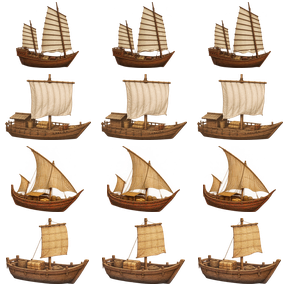
#> input picture tide-pact/art/port_boats.png, 288 x 288 px
$ python make_port_maps.py
#> lines starting #> are read from the running program, lines starting #| are printed output that depends on the picture
#> in main, frames is the input picture: PIL image 288x288 RGBA; mean R, G, B, A 66.3, 49.2, 33.9, 87.4
### tide-pact/tools/make_art.py
"""Prepare indexed illustrations and build the sailing and cannon sprite sheets."""
import argparse
import math
import struct
from pathlib import Path

from PIL import Image, ImageDraw, ImageOps

ASSETS = Path(__file__).resolve().parents[1] / "art"


def texture_bytes(image):
    rgb = image.convert("RGB").quantize(colors=255, dither=Image.Dither.NONE)
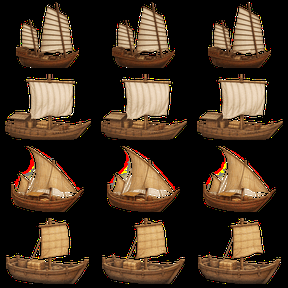
#> rgb: PIL image 288x288 P; mean R, G, B 66.2, 49.2, 33.8
    colors = rgb.getpalette()[:768]
#> colors = 765 values, max 255 at index 0, min 0 at index 20, mean 116.4
    colors += [0] * (768 - len(colors))
#> colors = 768 values, max 255 at index 0, min 0 at index 20, mean 116
    palette = [((r >> 3) << 11) | ((g >> 2) << 5) | (b >> 3)
               for r, g, b in zip(colors[::3], colors[1::3], colors[2::3])]
#> palette = 256 values, max 65535 at index 0, min 0 at index 254, mean 39017.4
    data = bytearray(rgb.tobytes())
    if "A" in image.getbands():
        for i, alpha in enumerate(image.getchannel("A").tobytes()):
            if alpha < 100:
                data[i] = 255
    return struct.pack("<HH256H", *image.size, *palette) + data


def write_texture(image, name):
    (ASSETS / (name + ".pxi")).write_bytes(texture_bytes(image))


# [130 lines left out: functions cannon_frame, sheet, build_skin, build_logo, pack_scene, pack_icons and 2 more, not called in this run]


# [2 lines that do not run on import are left out]

### tide-pact/tools/make_port_maps.py
"""Pack the painted waterfronts as streamed indexed game textures."""
from PIL import Image

from make_art import ASSETS, texture_bytes, write_texture

STORY_PORTS = ("malacca", "naha", "ningbo", "sakai")
PORTS = ("ragusa", "candia", "diu", "gresik", "quanzhou", "hakata", "kochi", "busanpo", *STORY_PORTS)
MAP_SIZE = (480, 270)


def main():
    with Image.open(ASSETS / "port_boats.png") as frames:
        if frames.size != (288, 288) or "A" not in frames.getbands():
            raise ValueError("Expected a transparent 3-frame atlas for 4 vessels")
        write_texture(frames.convert("RGBA"), "port_boats")
    scenes = [(f"town-{port}.jpg", f"{port}-streets.pxi") for port in PORTS]
    scenes += [(f"story-{port}.jpg", f"{port}-story.pxi") for port in STORY_PORTS]
    for source, packed in scenes:
#> (the run stopped early here; a loop or call above may not have finished)
